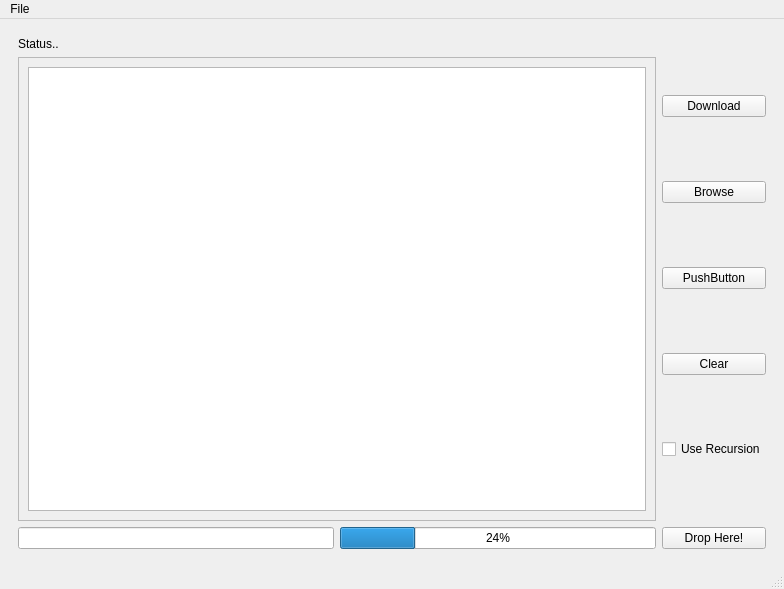
<?xml version="1.0" encoding="UTF-8"?>
<ui version="4.0">
 <class>MainWindow</class>
 <widget class="QMainWindow" name="MainWindow">
  <property name="geometry">
   <rect>
    <x>0</x>
    <y>0</y>
    <width>784</width>
    <height>589</height>
   </rect>
  </property>
  <property name="windowTitle">
   <string>MainWindow</string>
  </property>
  <widget class="QWidget" name="centralwidget">
   <layout class="QGridLayout" name="gridLayout_4">
    <item row="0" column="0">
     <widget class="QWidget" name="widget" native="true">
      <layout class="QGridLayout" name="gridLayout_3">
       <item row="0" column="0">
        <widget class="QLabel" name="label">
         <property name="text">
          <string>Status..</string>
         </property>
        </widget>
       </item>
       <item row="0" column="1" rowspan="2">
        <layout class="QGridLayout" name="gridLayout">
         <item row="0" column="0">
          <widget class="QPushButton" name="download_pushButton">
           <property name="text">
            <string>Download</string>
           </property>
          </widget>
         </item>
         <item row="1" column="0">
          <widget class="QPushButton" name="browse_pushButton">
           <property name="text">
            <string>Browse</string>
           </property>
          </widget>
         </item>
         <item row="2" column="0">
          <widget class="QPushButton" name="pushButton_3">
           <property name="text">
            <string>PushButton</string>
           </property>
          </widget>
         </item>
         <item row="3" column="0">
          <widget class="QPushButton" name="clear_pushButton">
           <property name="text">
            <string>Clear</string>
           </property>
          </widget>
         </item>
         <item row="4" column="0">
          <widget class="QCheckBox" name="recusion_checkBox">
           <property name="text">
            <string>Use Recursion</string>
           </property>
          </widget>
         </item>
        </layout>
       </item>
       <item row="1" column="0">
        <widget class="QScrollArea" name="scrollArea">
         <property name="widgetResizable">
          <bool>true</bool>
         </property>
         <widget class="QWidget" name="scrollAreaWidgetContents">
          <property name="geometry">
           <rect>
            <x>0</x>
            <y>0</y>
            <width>614</width>
            <height>446</height>
           </rect>
          </property>
          <layout class="QGridLayout" name="gridLayout_2">
           <item row="0" column="0">
            <widget class="QTextEdit" name="displayArea"/>
           </item>
          </layout>
         </widget>
        </widget>
       </item>
       <item row="2" column="0">
        <layout class="QHBoxLayout" name="horizontalLayout">
         <item>
          <widget class="QLineEdit" name="forumPageInput"/>
         </item>
         <item>
          <widget class="QProgressBar" name="progressBar">
           <property name="toolTip">
            <string>Progress....</string>
           </property>
           <property name="value">
            <number>24</number>
           </property>
          </widget>
         </item>
        </layout>
       </item>
       <item row="2" column="1">
        <widget class="QPushButton" name="drop_pushButton">
         <property name="acceptDrops">
          <bool>false</bool>
         </property>
         <property name="text">
          <string>Drop Here!</string>
         </property>
        </widget>
       </item>
      </layout>
     </widget>
    </item>
   </layout>
  </widget>
  <widget class="QMenuBar" name="menubar">
   <property name="geometry">
    <rect>
     <x>0</x>
     <y>0</y>
     <width>784</width>
     <height>25</height>
    </rect>
   </property>
   <widget class="QMenu" name="menuFile">
    <property name="title">
     <string>File</string>
    </property>
   </widget>
   <addaction name="menuFile"/>
  </widget>
  <widget class="QStatusBar" name="statusbar"/>
 </widget>
 <resources/>
 <connections>
  <connection>
   <sender>clear_pushButton</sender>
   <signal>clicked()</signal>
   <receiver>displayArea</receiver>
   <slot>clear()</slot>
   <hints>
    <hint type="sourcelabel">
     <x>702</x>
     <y>204</y>
    </hint>
    <hint type="destinationlabel">
     <x>325</x>
     <y>278</y>
    </hint>
   </hints>
  </connection>
 </connections>
</ui>
